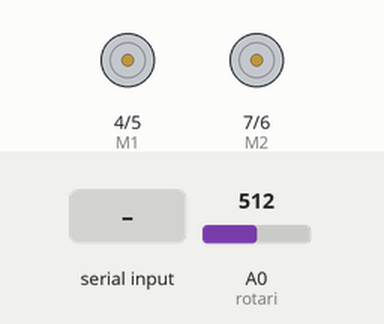
Recording of a sketch running on a simulated Arduino Uno, built with avr-gcc and run on an emulated ATmega328P. On the bench: direction and speed pins drawn as motors (green arrow = direction pin HIGH = forward, orange = LOW = backward, longer = more drive). Inputs (shaded band) come from the test bench; at power-on: A0 (rotari) = 512. What the sketch prints to the serial monitor is not drawn.

Above: at 1.2 s.
1.3 s: byte 30 received over Serial
At 1.6 s:
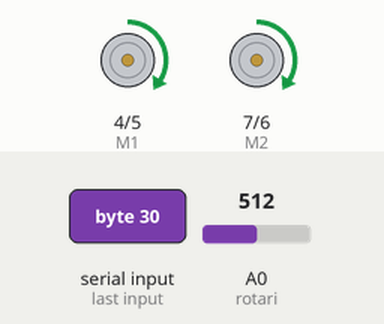
2.8 s: byte 90 received over Serial
At 3.9 s:
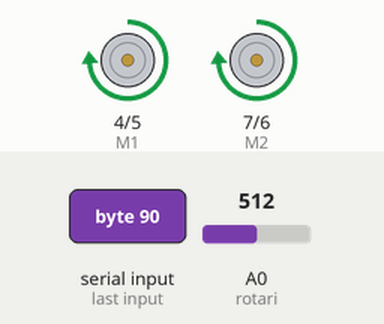
Timing chart, 0 to 5.8 s (numbered marks = the images above; inputs shaded):
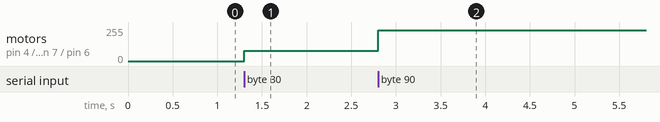

Measured:
- after the input at 1.3 s, motor on pin 4 (M1) / pin 5 (E1), motor on pin 7 (M2) / pin 6 (E2): stopped → forward 76/255 at once
- after the input at 2.8 s, motor on pin 4 (M1) / pin 5 (E1), motor on pin 7 (M2) / pin 6 (E2): forward 76/255 → forward 229/255 at once

The sketch:

kontrolcerdas.ino
```cpp
//Arduino PWM Speed Control：
int rotari = A0;
int E1 = 5;
int M1 = 4;
int E2 = 6;
int M2 = 7;
int kecMentah,maxRotari;

byte rotPulsa,rotPulsaLama;
unsigned int counterPulsa;
unsigned long loopTime;
char inChar;

byte bPWM,bKec;
float fPWM,fKec;

void setup()
{
  pinMode(M1, OUTPUT);
  pinMode(M2, OUTPUT);
  digitalWrite(M1,HIGH);
  digitalWrite(M2, HIGH);
  Serial.begin(9600);

  pinMode(A0, INPUT);
  digitalWrite(A0, HIGH);
  pinMode(A1, INPUT);
  digitalWrite(A1, HIGH);

  loopTime=millis();

  maxRotari=100;  //lihat data osiloskop
}

void loop()
{
  kecMentah = analogRead(rotari);

  if (kecMentah>500) rotPulsa = 1;
  else rotPulsa = 0;

  if ((rotPulsa-rotPulsaLama)==1) counterPulsa++;
  rotPulsaLama = rotPulsa;

  analogWrite(E1, bPWM);   //PWM Speed Control
  analogWrite(E2, bPWM);   //PWM Speed Control

  if (millis()-loopTime>200)
  {
    if (counterPulsa>maxRotari) maxRotari = counterPulsa;
    fKec = ((float(counterPulsa)/float(maxRotari))*100.0f);
    bKec = byte(fKec);
    Serial.write(bKec);
    counterPulsa=0;
    loopTime=millis();
  }

}

void serialEvent() {
  while (Serial.available()) {
    // get the new byte:
    inChar = (char)Serial.read();
    if (inChar>100) inChar=100;
    fPWM = float(inChar)*2.55f;
    bPWM = byte(fPWM);
  }
}
```
